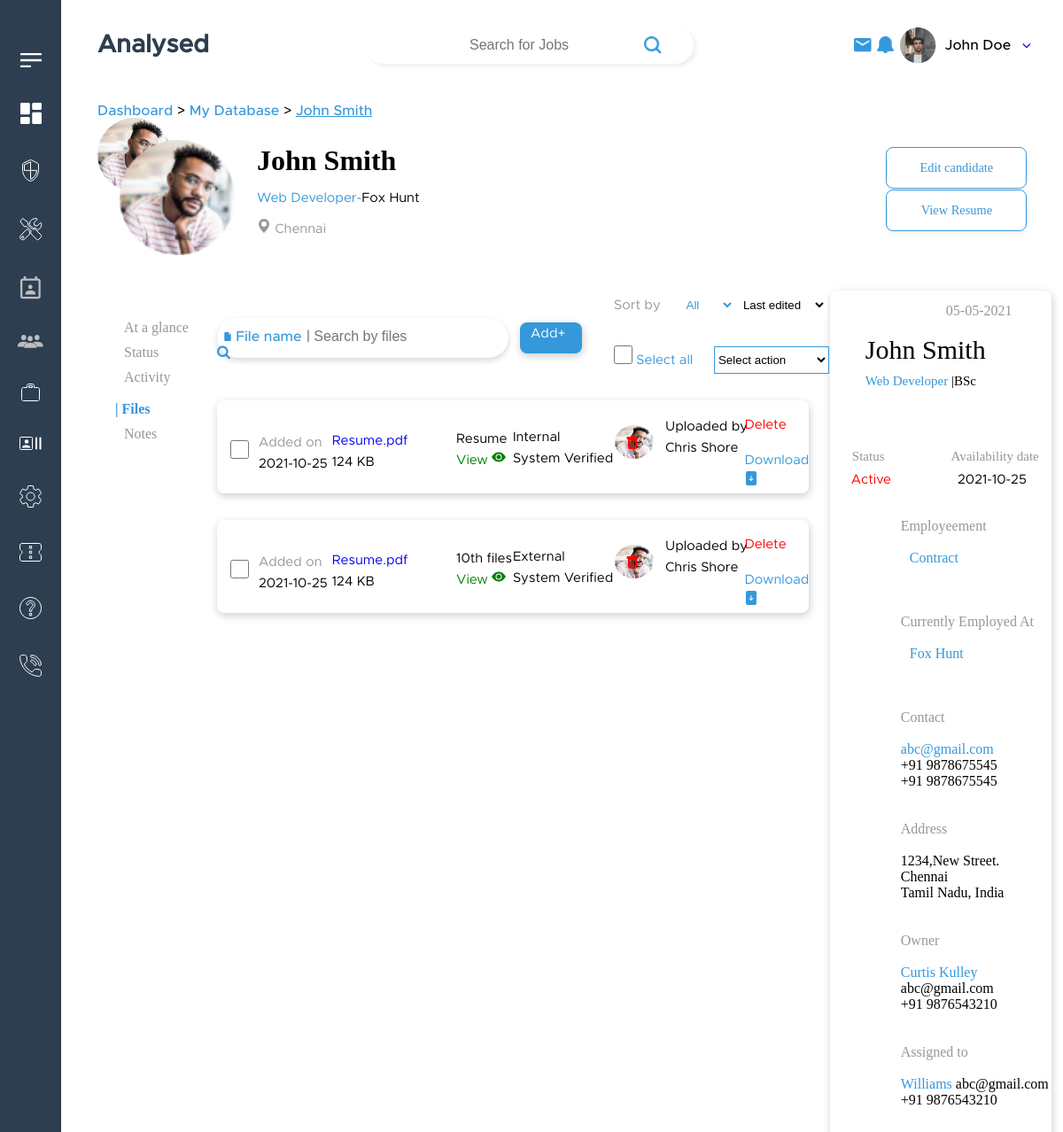
The page /recruiter/candidates_files.php on the database its author committed.
### tables this page shows
CREATE TABLE `candidates` (
  `id` int(11) NOT NULL,
  `candidate_id` varchar(50) NOT NULL,
  `image` varchar(50) NOT NULL,
  `firstname` varchar(50) NOT NULL,
  `lastname` varchar(50) NOT NULL,
  `candidate_email` varchar(50) NOT NULL,
  `countrycode` varchar(3) NOT NULL,
  `phone_no` bigint(20) NOT NULL,
  `birth_date` date NOT NULL,
  `status` varchar(50) NOT NULL,
  `address` varchar(50) NOT NULL,
  `country` varchar(50) NOT NULL,
  `city_name` varchar(50) NOT NULL,
  `zipcode` varchar(10) NOT NULL,
  `state` varchar(50) NOT NULL,
  `current_title` varchar(50) NOT NULL,
  `company_name` varchar(50) NOT NULL,
  `candidate_type` varchar(50) NOT NULL,
  `emp_preference` varchar(50) NOT NULL,
  `source` varchar(50) NOT NULL,
  `recruiter` varchar(50) NOT NULL,
  `current_salary` int(11) NOT NULL,
  `salary_range1` int(11) NOT NULL,
  `salary_range2` int(11) NOT NULL,
  `talents` varchar(50) NOT NULL,
  `resume` varchar(50) NOT NULL,
  `skills` varchar(50) NOT NULL,
  `qualifications` varchar(50) NOT NULL,
  `comment` varchar(50) NOT NULL,
  `availability_date` date NOT NULL,
  `job` varchar(50) NOT NULL,
  `accessibility` varchar(50) NOT NULL,
  `response_type` varchar(50) NOT NULL,
  `last_updated` date NOT NULL
);

CREATE TABLE `files` (
  `file_id` int(11) NOT NULL,
  `added_on` date NOT NULL,
  `file_type` varchar(50) NOT NULL,
  `visibility` varchar(50) NOT NULL,
  `validity` varchar(50) NOT NULL,
  `files` varchar(50) NOT NULL,
  `kb` int(11) NOT NULL,
  `firstname` varchar(50) NOT NULL,
  `image` varchar(50) NOT NULL
);

### recruiter/candidates_files.php (the view, shortened to what this page needs)
 <?php include('candidates_status_header.php');
   ?>
  <link rel="stylesheet" href="./css/candidates_files.css">
  <body>
<div class="options">
 <p class="p1"><a style="color:#979797" href="Candidates_specific.php?c_id=<?php echo $candidate_id; ?>">At a glance</a></p>
    <p class="p1"><a style="color:#979797" href="candidates_status.php?c_id=<?php echo $candidate_id; ?>">Status</a></p>
   <p><a style="color:#979797" href="candidates_activity.php?c_id=<?php echo $candidate_id; ?>">Activity</a></p><br>
   <span style="color:#3598DB"> <b>| Files </b> </a></span>
      <p><a style="color:#979797" href="candidates_notes.php?c_id=<?php echo $candidate_id; ?>">Notes</a></p>
     </div>
     <div class="search">
	 <form class="form">
     <svg xmlns="http://www.w3.org/2000/svg" width="10" height="10" fill="#3598DB" class="bi bi-file-earmark-fill" viewBox="0 0 16 16">
  <path d="M4 0h5.293A1 1 0 0 1 10 .293L13.707 4a1 1 0 0 1 .293.707V14a2 2 0 0 1-2 2H4a2 2 0 0 1-2-2V2a2 2 0 0 1 2-2zm5.5 1.5v2a1 1 0 0 0 1 1h2l-3-3z"/>
</svg> <span style="color:#3598DB">File name </span><span style="color:#979797"><strong>| </strong><input type="text" id="search" placeholder="Search by files"oninput="myFunction()" style="border:none;outline:none"></span>
        <i class="fa fa-search" style="color:#3598DB"></i>
		</form>
   </div>
   <div class="add">
<button class="btn" onclick="myFunct()" id="myBtn"><a style="color:white" href="#">Add+</a></button>
   </div>
</div>
   <div class="sort-by">
   <form id="form1">
   <div class="sort">
   <span style="color:#979797">Sort by &emsp;
   <select name="multi_search" id="multi_search" class="sortbySelect" style="color:#3598DB;width:60px">
   <option>All</option>
   </select>
   </span>
   <span class="cars">
    <select name="cars" id="cars" style="width:100px">
    <option value="volvo">Last edited</option>
  </select></span>
  </div>
   <div class="radio">
   <span style="color:#3598DB"><input type="checkbox" id="select-all"> Select all </span>&emsp;
   <select name="cars" id="cars">
    <option value="volvo">Select action</option>
  </select>
</div>
  <div class="files-added" id="result1">
  <?php
  $sql=mysqli_query($con,"select * from files ");
  $check=mysqli_num_rows($sql)>0;
  if($check){
    while($row=mysqli_fetch_assoc($sql)){
      ?>
  <div class="files">
  <input type="checkbox">
  <div class="added"><span style="color:979797">Added on</span> <br><?php echo $row["added_on"]; ?></div>
  <div class="filename"><a href="#"><?php echo $row["files"]; ?></a><br><?php echo $row["kb"] .' KB';?></div>
  <div class="resume"><?php echo $row["file_type"]; ?><br><a style="color:green" href="img/<?php echo $row["files"]; ?>" target="_blank">View
    <svg xmlns="http://www.w3.org/2000/svg" width="16" height="16" fill="green" class="bi bi-eye-fill" viewBox="0 0 16 16">
  <path d="M10.5 8a2.5 2.5 0 1 1-5 0 2.5 2.5 0 0 1 5 0z"/>
  <path d="M0 8s3-5.5 8-5.5S16 8 16 8s-3 5.5-8 5.5S0 8 0 8zm8 3.5a3.5 3.5 0 1 0 0-7 3.5 3.5 0 0 0 0 7z"/>
</svg>
</a>
</div>
<div class="internal">
<?php echo $row["visibility"]; ?><br><?php echo $row["validity"]; ?></div>
<img src="img/Ellipse 148.png" width="70" height="70" alt="">
<div class="uploaded">
Uploaded by<br>
<?php echo $row["firstname"]; ?></div>
<div class="delete">
<span  class="delete"style="color:red"><a href='./includes/delete3.php?id=<?php echo $row["file_id"] ?>' onclick='checkdelete()' style="color:red;text-decoration:none">Delete</a></span><br>
<div class="download">
<a style="color:#3598DB;text-decoration:none" href="img/<?php echo $row["files"]; ?>" download><span   style="color:#3598DB"> Download </span></a></div>
</div>
</div>
<?php } } ?>
  </div>
  </form>
</div>
</body>
</body>

### recruiter/candidates_status_header.php (shortened to what this page needs)
<?php include 'connection1.php'; ?>
<?php
    $c_id=$_GET['c_id'];
    $sql=mysqli_query($conn,"select * from candidates where candidate_id='$c_id'");
    $check=mysqli_num_rows($sql)>0;
    if($check){
        while($row=mysqli_fetch_assoc($sql)){
            ?>
       <link rel="stylesheet" href="./css/candidates_status_header.css">
<body>
   <?php include('header.php') ?>
<div class="container">
<div class="small_container">
        <div class="bread-crumbs_Mytools-recruiter">
            <a href=" dashboard.php" class="active-breadcrumb-link">Dashboard</a> >  <a href=" candidate_list.php" class="active-breadcrumb-link">My Database</a> >  <a href="" class="active-breadcrumb-link"><u>John Smith</u></a>
        </div>
 <div class="profile-img">
   <img src="../img/<?php echo $row["image"]; ?>" width="130" height="130" style="margin: 25px" alt="">
  <h1><?php echo $row["firstname"]; ?><p1 style="font-family:verdana"><?php echo $row["candidate_id"]; ?></p1></h1><br>
  <h2><span style="color:#3598DB"><?php echo $row["current_title"]; ?>-</span><?php echo $row["company_name"]; ?></h2><br>
  <h4><svg xmlns="http://www.w3.org/2000/svg" width="16" height="16" fill="currentColor" class="bi bi-geo-alt-fill" viewBox="0 0 16 16">
  <path d="M8 16s6-5.686 6-10A6 6 0 0 0 2 6c0 4.314 6 10 6 10zm0-7a3 3 0 1 1 0-6 3 3 0 0 1 0 6z"/>
</svg> <?php echo $row["city_name"]; ?></h4>
</div>
<div class="button">
<button><a href="edit-Candidates1.php" style="text-decoration: none;color:#3598DB;">Edit candidate</a></button><br><br><br><br>
<button ><a href="img/<?php echo $row["resume"]; ?>" target="_blank" style="text-decoration: none;color:#3598DB;">View Resume</a></button>
  </div>
          <div class="status">
     <div class="status1"><b><?php echo $row["candidate_id"]; ?>&emsp;&emsp;&emsp;&emsp;&emsp;&emsp;&emsp;</b>
     <span style="color:#979797">05-05-2021</span>
     </div>
     <br>
     <div class="status-name">
     <span><?php echo $row["firstname"]; ?></span>
     <p style="color:#3598DB"><?php echo $row["current_title"]; ?>
     <span style="color:black; font-size:15px">|<?php echo $row["qualifications"]; ?></span></p>
     <br><br>
     <span style="color:#979797; font-size:15px; font-family:CeraM; margin-left:-15px;">
     Status&emsp;&emsp;&emsp;&emsp;&emsp;Availability date</span>
     <br>
     </div>
    <div class="displayname">
    <span style="color:red"><?php echo $row["status"]; ?></span>&emsp;&emsp;&emsp;&emsp;&emsp;<?php echo $row["availability_date"]; ?>
    </div>
    <br>
    <br>
    <div class="employeement">
    Employeement<br><br>
    <p><?php echo $row["candidate_type"]; ?></p>
    <br><br><br>
    Currently Employed At<br><br>
    <p><?php echo $row["company_name"]; ?></p>
    <br>
    <br><br>
    Contact
    <br>
    <br>
    <p style="margin-left:-0"><?php echo $row["candidate_email"]; ?></p>
    <span style="color:black"><?php echo $row["countrycode"]; ?> <?php echo $row["phone_no"]; ?></span><br>
    <span style="color:black"><?php echo $row["countrycode"]; ?> <?php echo $row["phone_no"]; ?></span><br>
    <br><br>
     Address<br><br>
    <span style="color:black"><?php echo $row["address"]; ?><br>
    <?php echo $row["city_name"]; ?><br>
    <?php echo $row["state"]; ?>, <?php echo $row["country"]; ?></span><br>
    <br><br>
    Owner<br><br>
    <span style="color:#3598DB">Curtis Kulley</span>
    <span style="color:black">abc@gmail.com</span><br>
    <span style="color:black">+91 9876543210</span><br>
<br><br>
 Assigned to<br><br>
    <span style="color:#3598DB">Williams</span>
    <span style="color:black">abc@gmail.com</span><br>
    <span style="color:black">+91 9876543210</span><br>
</div>  </div>
<?php } }  ?>

### recruiter/header.php (shortened to what this page needs)
<link rel="stylesheet" href="./css/header_remove.css">
<link rel="stylesheet" href="./css/index_remov.css">
<link rel="stylesheet" href="https://stackpath.bootstrapcdn.com/font-awesome/4.7.0/css/font-awesome.min.css">
<nav class="sidebar_main">
    <ul class="sidebar_main-list">
        <li class="sidebar_main-listItems">
            <a href="#" class="sidebar_main-listlinks">
                <img src="./img/Menu.png" class="menuForSidebar" />
            </a>
        </li>
        <li class="sidebar_main-listItems">
            <a href="./dashboard.php" class="sidebar_main-listlinks">
                <img src="./img/nav-ele-1.png" />
            </a>
        </li>
        <li class="sidebar_main-listItems">
            <a href="./admin_panel.php" class="sidebar_main-listlinks">
                <img src="./img/Group 72.png" />
            </a>
        </li>
        <li class="sidebar_main-listItems">
            <a href="./yourTools.php" class="sidebar_main-listlinks">
                <img src="./img/Icon awesome-tools.png" />
            </a>
        </li>
        <li class="sidebar_main-listItems">
            <a href="./contact_list.php" class="sidebar_main-listlinks">
                <img src="./img/Path 3377.png" />
            </a>
        </li>
        <li class="sidebar_main-listItems">
            <a href="./client_list.php" class="sidebar_main-listlinks">
                <img src="./img/Group 2964.png" />
            </a>
        </li>
        <li class="sidebar_main-listItems">
            <a href="./job_listings.php" class="sidebar_main-listlinks">
                <img src="./img/Path 284-2.png" />
            </a>
        </li>
        <li class="sidebar_main-listItems">
            <a href="./candidate_list.php" class="sidebar_main-listlinks">
                <img src="./img/Group 75.png" />
            </a>
        </li>
        <li class="sidebar_main-listItems">
            <a href="./settings.php" class="sidebar_main-listlinks">
                <img src="./img/Group 139.png" />
            </a>
        </li>
        <li class="sidebar_main-listItems">
            <a href="./referrals.php" class="sidebar_main-listlinks">
                <img src="./img/Group 136.png" />
            </a>
        </li>
        <li class="sidebar_main-listItems">
            <a href="./complaint_tickets.php" class="sidebar_main-listlinks">
                <img src="./img/Group 138.png" />
            </a>
        </li>
        <li class="sidebar_main-listItems">
            <a href="./contact.php" class="sidebar_main-listlinks">
                <img src="./img/Group 137.png" />
            </a>
        </li>
    </ul>
</nav>
<div class="container">
    <nav class="nav_main">
        <h2 class="logo_heading" style=" font-weight: bold;">Analysed</h2>
        <div class="input-field">
            <input type="text" name="searchForJobs" id="inputSearch" class="searchForJobs"
                placeholder="Search for Jobs" />
            <button class="searchButton">
                <a href="searchJobs.php"> <img src="./img/search-icon-blue.png" /></a>
            </button>
        </div>
        <div class="profileInNav">
            <img src="./img/mail-icon-blue.png" alt="" class="notificationProfileInNav" />
            <img src="./img/notif-icon-blue.png" alt="" class="notificationProfileInNavNoti" />
            <section class="profileInfoInNav">
                <img src="./img/Profile-pic.png" alt="" class="profilePicInNav" />
                <span class="nameInNav">John Doe&nbsp;</span>
                <a href="#" class="dropDownMenu_nav">
                    <i class="fa fa-angle-down" aria-hidden="true"></i>
                </a>
            </section>
        </div>
    </nav>
</div>

### recruiter/css/candidates_status_header.css (style rules this page uses)
.profile-img { margin-top: 0px; margin-left: 39px; background: transparent url("img/Ellipse 148.png") 0% 0% no-repeat padding-box; opacity: 1; }
.profile-img h1 { font-family: CeraB; margin-top: -150px; margin-left: 180px; }
.profile-img h2 { font-family: Metro; margin-left: 180px; font-size: 15px; font-weight: 100; }
.profile-img h4 { font-family: Metro; margin-left: 180px; font-size: 15px; font-weight: 100; color: #979797; }
.button button { font-family: CeraB; color: #3598db; background-color: white; margin-top: -100px; margin-left: 1005px; width: 173px; height: 47px; border: 1px solid var(--unnamed-color-3598db); box-shadow: 0px 3px 6px #f5f2f2ee; border: 1px solid #3598db; border-radius: 8px; opacity: 1; font-size: 18px; }
.status { font-family: CeraB; margin-top: 0px; margin-left: 985px; width: 250px; height: 1000px; box-shadow: 1px 3px 10px #00000033; border-radius: 8px; opacity: 1; }
.status1 { padding-top: 14px; padding-left: 15px; margin-top: 14px; color: #333333; }
.status-name { margin-top: 0px; margin-left: 40px; font-family: CeraB; font-size: 30px; }
.status-name p { margin-top: 10px; margin-left: 0px; font-family: CeraM; font-size: 15px; }
.displayname { margin-top: 10px; margin-left: 24px; font-family: Metro; font-size: 15px; }
.employeement { margin-left: 80px; color: #979797; }
.employeement p { margin-left: 10px; color: #3598db; }

### recruiter/css/header_remove.css (style rules this page uses)
* { margin: 0px; padding: 0px; box-sizing: border-box; }
a { text-decoration: none; outline: none; border: none; }
body { background-color: white; box-sizing: border-box; font-family: 'CeraB'; background-color: #fff; }
.sidebar_main { position: fixed; top: 0; left: 0; background-color: #2d3e50; height: 100%; width: auto; overflow: scroll; overflow-y: scroll; padding: 20px; z-index: 100; }
.sidebar_main-list { list-style: none; padding-left: 0px; }
.sidebar_main-listItems { display: block; }
.sidebar_main-listlinks { color: white; margin: 40px auto; display: block; text-decoration: none; text-align: center; }
.container { max-width: 100%; margin-left: 80px; position: relative; padding: 0px 30px; margin-top: 30px; }
.nav_main { margin: 50px auto; display: flex; align-items: flex-start; justify-content: space-between; flex-wrap: wrap; }
.logo_heading { color: #2d3e50; font-size: 28px; font-family: 'CeraB'; }
.input-field { box-shadow: 3px 3px 5px 0px rgba(238, 238, 238, 1); border-radius: 31px; flex-basis: 35%; display: flex; align-items: center; justify-content: center; padding: 5px 0px; }
.searchForJobs { padding: 5px 0px; text-align: center; border: none; outline: none; color: #979797; }
.searchButton { background: none; outline: none; cursor: pointer; border: none; }
.profileInNav { flex-basis: 13%; justify-content: space-around; position: relative; }
.notificationProfileInNavNoti, .notificationProfileInNav { cursor: pointer; width: 20px; }
.profileInNav, .profileInfoInNav { display: flex; align-items: center; }
.profileInfoInNav { cursor: pointer; justify-content: space-around; position: relative; }
.nameInNav { margin-left: 10px; font-weight: 500; }
.small_container { max-width: 80vw; display: block; margin: 80px auto; position: relative; }
@media screen and (max-width: 1400px) { .profileInNav { flex-basis: 20%; } }

### rows shown on the page
candidates: image (picture), firstname "John Smith", current_title "Web Developer", company_name "Fox Hunt", city_name "Chennai", qualifications "BSc", status "Active", availability_date "2021-10-25", candidate_type "Contract", candidate_email "abc@gmail.com", countrycode "+91", phone_no "9878675545", address "1234,New Street.", state "Tamil Nadu", country "India"
files: added_on "2021-10-25", files "Resume.pdf", kb "124", file_type "Resume", visibility "Internal", validity "System Verified", firstname "Chris Shore"
files: added_on "2021-10-25", files "Resume.pdf", kb "124", file_type "10th files", visibility "External", validity "System Verified", firstname "Chris Shore"
